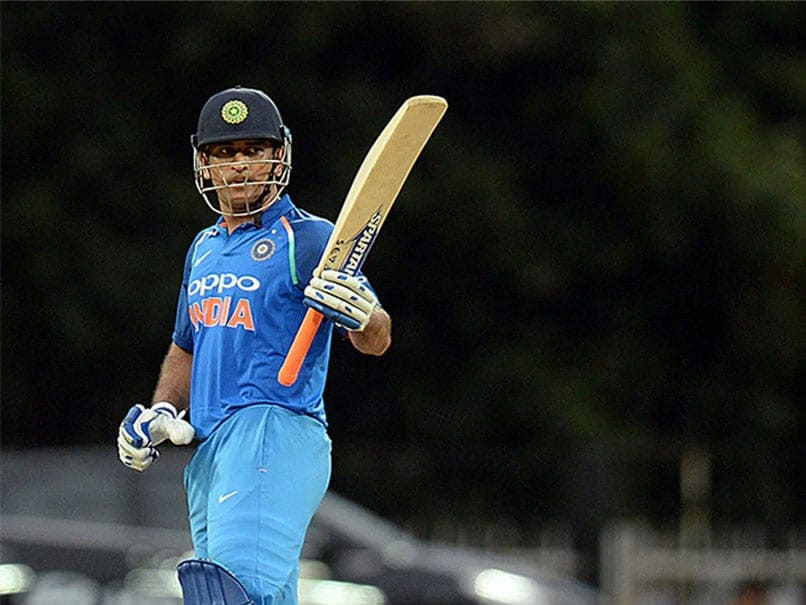
#> input picture a1qo2eh_ms-dhoni-afp_625x300_15_June_20.jpg, 806 x 605 px
$ python canny_edge_detection.py
#> lines starting #> are read from the running program, lines starting #| are printed output that depends on the picture; after the words box and inside, x2 and y2 are one past the last pixel; in counts of white or black regions, pixels touching at a corner belong together
import cv2 as cv
import numpy as np

img  =cv.imread("a1qo2eh_ms-dhoni-afp_625x300_15_June_20.jpg")
#> img is the input picture: shape (605, 806, 3); mean B, G, R 47.8, 46.7, 39.5

canny_img= cv.Canny(image=img , threshold1=122 , threshold2=255)
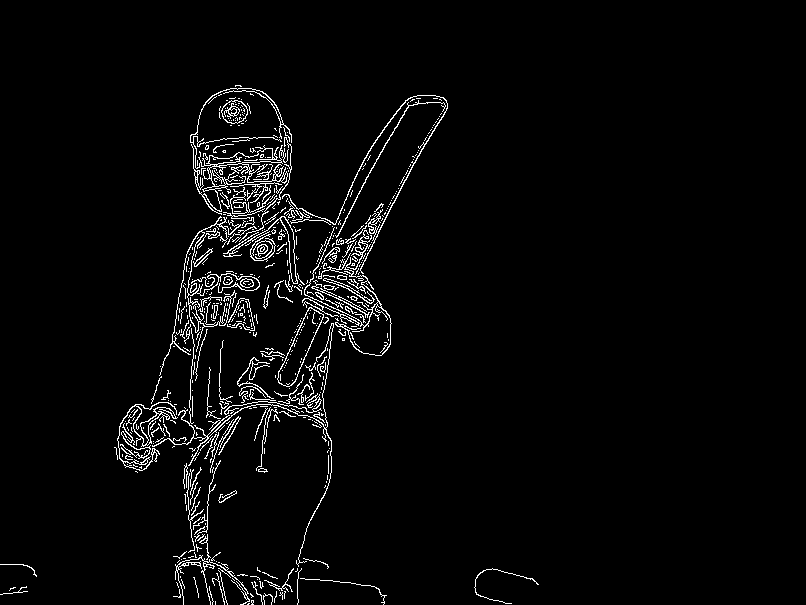
#> canny_img: shape (605, 806); 3.1% white in thin lines or dots, all inside (x1, y1, x2, y2) = (0, 85, 539, 605)
while (1) :
    cv.imshow("Image" , img)
    cv.imshow("Canny Image", canny_img)
    if cv.waitKey(1) & 0xFF == ord('s'):
#> (key Esc is pressed here)
        break

cv.destroyAllWindows()

$ run again, with image.jpg copied over a1qo2eh_ms-dhoni-afp_625x300_15_June_20.jpg
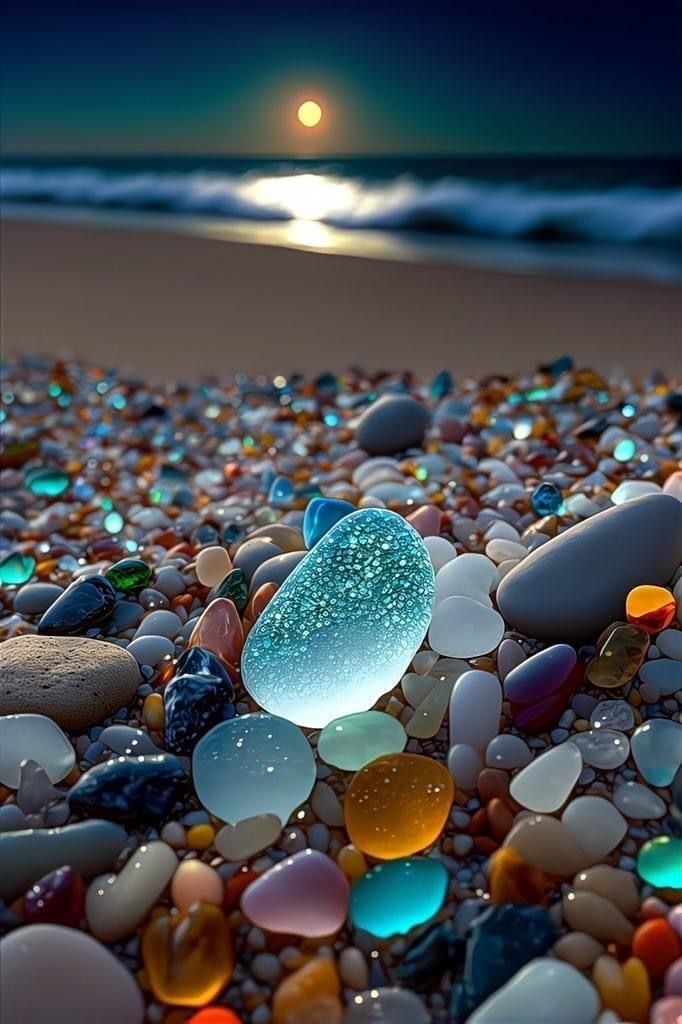
#> input picture image.jpg, 682 x 1024 px
#> img is the input picture: shape (1024, 682, 3); mean B, G, R 82, 76.6, 69.8
#> `canny_img= cv.Canny(image=img , threshold1=122 , threshold2=255)`:
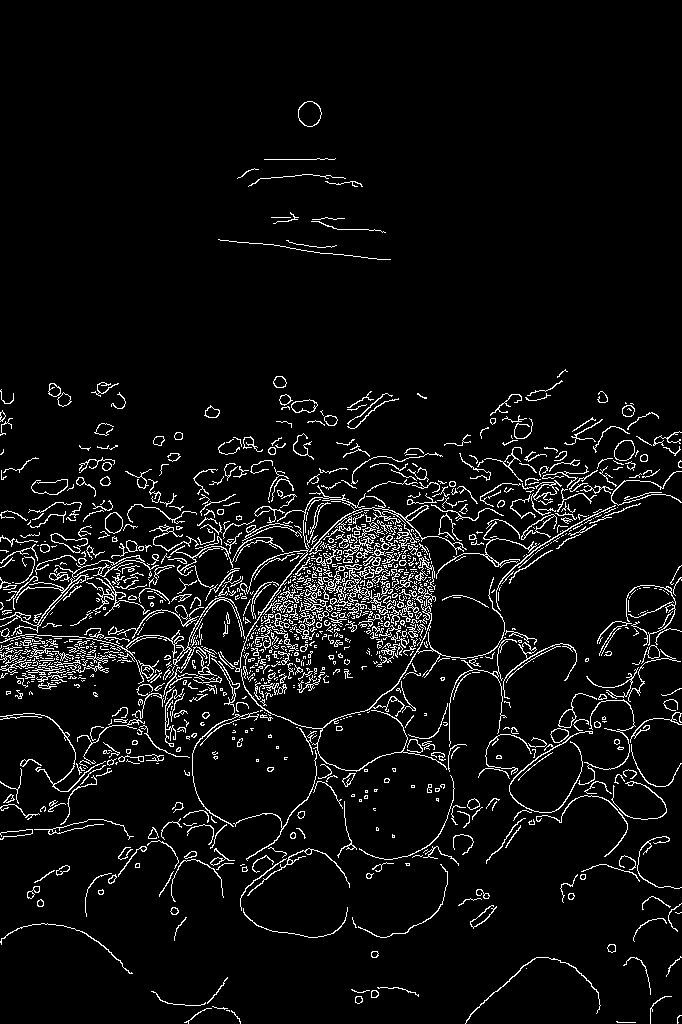
#> canny_img: shape (1024, 682); 5.6% white in thin lines or dots
